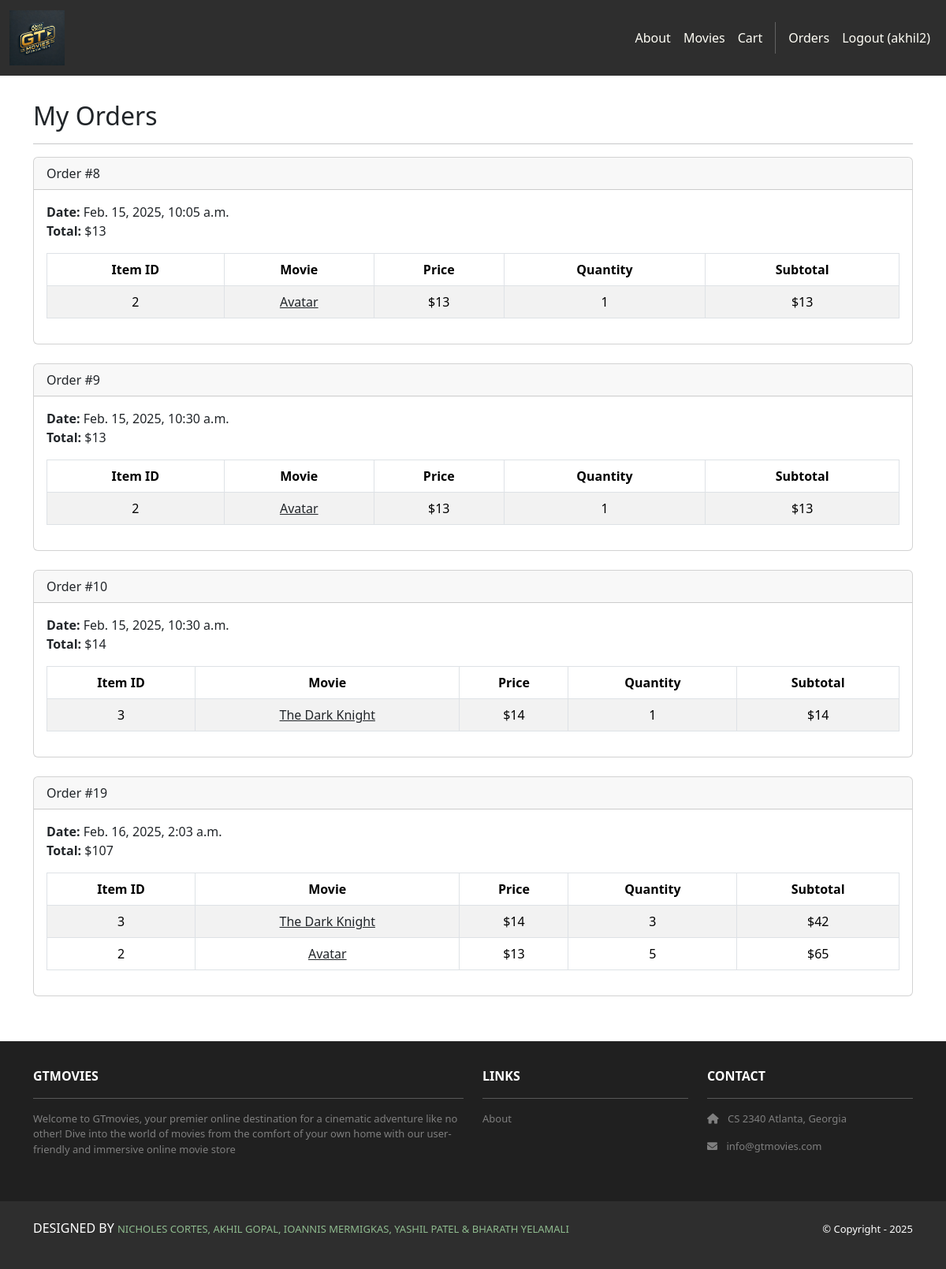
The page /accounts/orders/ (signed in) on the database its author committed.
### cart/models.py (models this page shows, shortened)
class Order(models.Model):
    id = models.AutoField(primary_key=True)
    total = models.IntegerField()
    date = models.DateTimeField(auto_now_add=True)
    user = models.ForeignKey(User, on_delete=models.CASCADE)

class Item(models.Model):
    id = models.AutoField(primary_key=True)
    price = models.IntegerField()
    quantity = models.IntegerField()
    order = models.ForeignKey(Order, on_delete=models.CASCADE)
    movie = models.ForeignKey(Movie, on_delete=models.CASCADE)

### movies/models.py (models this page shows, shortened)
class Movie(models.Model):
    id = models.AutoField(primary_key=True)
    name = models.CharField(max_length=255)
    price = models.IntegerField()
    description = models.TextField()
    image = models.ImageField(upload_to='movie_images/')

### accounts/views.py (the view)
# urls.py: path('orders/', views.orders, name='accounts.orders'),
@login_required
def orders(request):
    template_data = {}
    template_data['title'] = 'Orders'
    template_data['orders'] = request.user.order_set.all()
    return render(request, 'accounts/orders.html',
        {'template_data': template_data})

### cart/templatetags/cart_filters.py (called while the page is built)
@register.filter
def multiply(x, y):
    return x * y

### accounts/templates/accounts/orders.html
{% extends 'base.html' %}
{% block content %}
{% load cart_filters %}
<div class="p-3">
  <div class="container">
    <div class="row mt-3">
      <div class="col mx-auto mb-3">
        <h2>My Orders</h2>
        <hr />
        {% for order in template_data.orders %}
        <div class="card mb-4">
          <div class="card-header">
            Order #{{ order.id }}
          </div>
          <div class="card-body">
            <b>Date:</b> {{ order.date }}<br />
            <b>Total:</b> ${{ order.total }}<br />
            <table class="table table-bordered
              table-striped text-center mt-3">
              <thead>
                <tr>
                  <th scope="col">Item ID</th>
                  <th scope="col">Movie</th>
                  <th scope="col">Price</th>
                  <th scope="col">Quantity</th>
                  <th scope="col">Subtotal</th>
                </tr>
              </thead>
              <tbody>
                {% for item in order.item_set.all %}
                <tr>
                  <td>{{ item.movie.id }}</td>
                  <td>
                    <a class="link-dark"
                      href="{% url 'movies.show' id=item.movie.id %}">
                      {{ item.movie.name }}
                    </a>
                  </td>
                  <td>${{ item.movie.price }}</td>
                  <td>{{ item.quantity }}</td>
                  <td>${{ item.movie.price|multiply:item.quantity }}</td>
                </tr>
                {% endfor %}
              </tbody>
            </table>
          </div>
        </div>
        {% endfor %}
      </div>
    </div>
  </div>
</div>
{% endblock content %}

### GTmovies/templates/base.html (shortened to what this page needs)
<!DOCTYPE html>
<html>
    {% load static %}
    <head>
        <link href="https://cdn.jsdelivr.net/npm/bootstrap@5.3.3/dist/css/bootstrap.min.css" rel="stylesheet">
        <link rel="stylesheet" href="https://cdnjs.cloudflare.com/ajax/libs/font-awesome/6.0.0/css/all.min.css">
        <link rel="stylesheet" type="text/css" href="{% static 'css/style.css' %}">
    </head>
    <body>
        <nav class="navbar navbar-expand-lg navbar-dark bg-dark">
            <div class="container-fluid">
                <a class="navbar-brand" href="{% url 'home.index' %}">
                    <img src="{% static 'img/logo.webp' %}" height = "70" alt="Logo" class="my-logo">
                </a>
                <div class="collapse navbar-collapse" id="navbarNav">
                    <ul class="navbar-nav ms-auto">
                        <li class="nav-item">
                            <a class="nav-link" href="{% url 'home.about' %}">About</a>
                        </li>
                        <li class="nav-item">
                            <a class="nav-link" href="{% url 'movies.index' %}">Movies</a>
                        </li>
                        <li class="nav-item">
                            <a class="nav-link" href="{% url 'cart.index' %}">Cart</a>
                        </li>
                        {% if user.is_authenticated %}
                            <a class="nav-link"
                                href="{% url 'accounts.orders' %}">Orders
                            </a>
                            <li class="nav-item">
                                <a class="nav-link" href="{% url 'accounts.logout' %}">Logout ({{ user.username }})</a>
                            </li>
                        {% endif %}
                    </ul>
                </div>
            </div>
        </nav>
        <div class="main-content">
            {% block content %}
            {% endblock %}
        </div>
        <section class="p-3 ms-footer d-none d-md-block">
            <div class="container">
                <div class="row mt-3 text-white">
                    <div class="col-md-6 col-lg-6 col-xl-6 mx-auto mb-4">
                        <b>GTMOVIES</b>
                        <hr/>
                        <p>
                            Welcome to GTmovies, your premier online destination for a cinematic
                            adventure like no other! Dive into the world of movies from the
                            comfort of your own home with our user-friendly and immersive online
                            movie store
                        </p>
                    </div>
                    <div class="col-md-3 col-lg-3 col-xl-3 mx-auto mb-4">
                        <b>LINKS</b>
                        <hr />
                        <p>
                            <a class="nav-link" href="{% url 'home.about' %}">About</a>
                        </p>
                    </div>
                    <div class="col-md-3 col-lg-3 col-xl-3 mx-auto mb-4">
                        <b>CONTACT</b>
                        <hr />
                        <p>
                            <i class="fas fa-home me-2"></i>
                            CS 2340 Atlanta, Georgia
                        </p>
                        <p>
                            <i class="fas fa-envelope me-2"></i>
                                info@gtmovies.com
                        </p>
                    </div>
                </div>
            </div>
        </section>
        <section class="p-3 ms-footer-bottom bg-dark">
            <div class="container d-flex justify-content-between">
                <div class="me-5 text-white">
                    <p>
                        DESIGNED BY
                        <span style="color:darkseagreen">
                            NICHOLES CORTES,
                            AKHIL GOPAL,
                            IOANNIS MERMIGKAS,
                            YASHIL PATEL &
                            BHARATH YELAMALI
                        </span>
                    </p>
                </div>
                <div class="text-white">
                    <span>© Copyright - 2025</span>
                </div>
            </div>
        </section>
    </body>
</html>

### GTmovies/static/css/style.css (style rules this page uses)
.navbar a.nav-link { color: #FFFEF6 !important; }
.bg-dark { background-color: #2E2E2E !important; }
.ms-footer { background-color: #202020; }
.ms-footer p { color: #7F7F7F; font-size: 13px; }
.ms-footer-bottom span { font-size: 13px; line-height: 38px; }
html, body { height: 100%; margin: 0; display: flex; flex-direction: column; }
.main-content { flex: 1; }
.ms-footer { margin-top: auto; }
img { max-width: 100%; height: auto; display: block; }
.navbar-brand img { max-width: none !important; height: 70px !important; }
html, body { overflow-x: hidden !important; margin: 0; padding: 0; width: 100vw; }
.navbar, .ms-footer, .ms-footer-bottom { min-width: 100vw !important; width: 100% !important; }

### rows shown on the page
Order: id "8", date "Feb. 15, 2025, 10:05 a.m.", total "13"
Item: movie.id "2", movie.name "Avatar", movie.price "13", quantity "1", movie.price|multiply "13"
Order: id "9", date "Feb. 15, 2025, 10:30 a.m.", total "13"
Item: movie.id "2", movie.name "Avatar", movie.price "13", quantity "1", movie.price|multiply "13"
Order: id "10", date "Feb. 15, 2025, 10:30 a.m.", total "14"
Item: movie.id "3", movie.name "The Dark Knight", movie.price "14", quantity "1", movie.price|multiply "14"
Order: id "19", date "Feb. 16, 2025, 2:03 a.m.", total "107"
Item: movie.id "3", movie.name "The Dark Knight", movie.price "14", quantity "3", movie.price|multiply "42"
Item: movie.id "2", movie.name "Avatar", movie.price "13", quantity "5", movie.price|multiply "65"

### other values the page prints
{{ user.username }} "akhil2"
